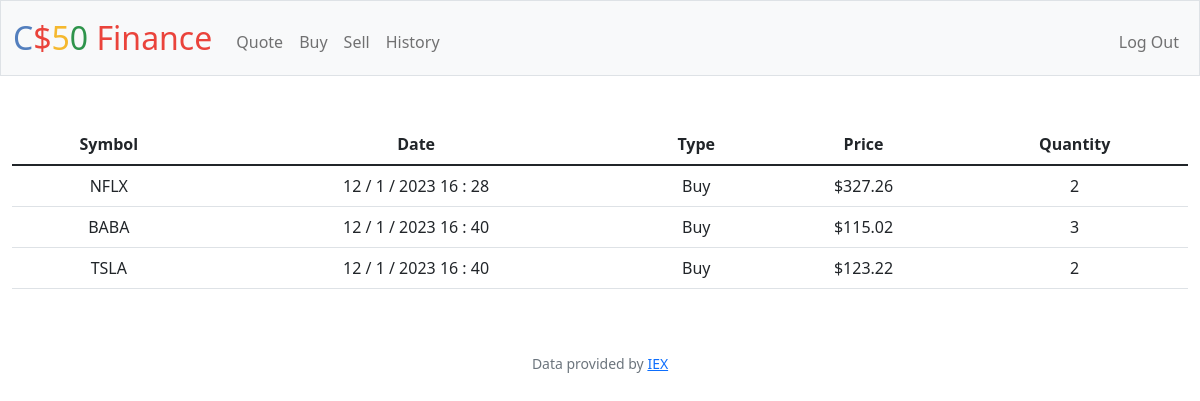
Screenshot of /history (signed in) with the database file from the repository.
### tables this page shows
CREATE TABLE history (
    userid INTEGER,
    year INTEGER,
    month INTEGER,
    day INTEGER,
    hour INTEGER,
    minute INTEGER,
    activity TEXT, name text not null, price numeric not null, qty integer not null,
    FOREIGN KEY (userid)
    REFERENCES users(id)
);

### app.py (the view)
@app.route("/history")
@login_required
def history():
    portfolio = db.execute("SELECT * FROM history WHERE userid = ?",session["user_id"])
    for stock in portfolio:
        stock['price'] = usd(stock['price'])
    return render_template("history.html", portfolio=portfolio)

### app.py (called while the page is built)
@app.after_request
def after_request(response):
    response.headers["Cache-Control"] = "no-cache, no-store, must-revalidate"
    response.headers["Expires"] = 0
    response.headers["Pragma"] = "no-cache"
    return response

### helpers.py (called while the page is built)
def login_required(f):
    @wraps(f)
    def decorated_function(*args, **kwargs):
        if session.get("user_id") is None:
            return redirect("/login")
        return f(*args, **kwargs)
    return decorated_function

def usd(value):
    return f"${value:,.2f}"

### templates/history.html (shortened to what this page needs)
{% extends "layout.html" %}
{% block main %}
        <table class="table">
            <thead>
                <tr>
                    <th scope="col">Symbol</th>
                    <th scope="col">Date</th>
                    <th scope="col">Type</th>
                    <th scope="col">Price</th>
                    <th scope="col">Quantity</th>
                </tr>
            </thead>
            <tbody>
                {% for stock in portfolio %}
                    <tr>
                        <td>{{ stock.name }}</td>
                        <td>{{ stock.day }} / {{ stock.month }} / {{ stock.year }} {{ stock.hour }} : {{ stock.minute }}</td>
                        <td>{{ stock.activity }}</td>
                        <td>{{ stock.price }}</td>
                        <td>{{ stock.qty }}</td>
                    </tr>
                {% endfor %}
            </tbody>
        </table>
{% endblock %}

### rows the page displays
history: name "NFLX", day "12", month "1", year "2023", hour "16", minute "28", activity "Buy", price "$327.26", qty "2"
history: name "BABA", day "12", month "1", year "2023", hour "16", minute "40", activity "Buy", price "$115.02", qty "3"
history: name "TSLA", day "12", month "1", year "2023", hour "16", minute "40", activity "Buy", price "$123.22", qty "2"
